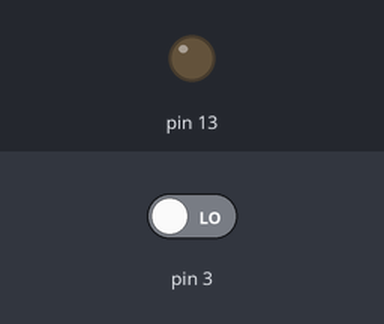
Recording of a sketch running on a simulated Arduino Uno, built with avr-gcc and run on an emulated ATmega328P. On the bench: output pins drawn as LEDs (lit = HIGH). Inputs (shaded band) come from the test bench; at power-on: pin 3 LOW.

Above: at 1.2 s.
1.3 s: pin 3 driven HIGH
At 2.0 s:
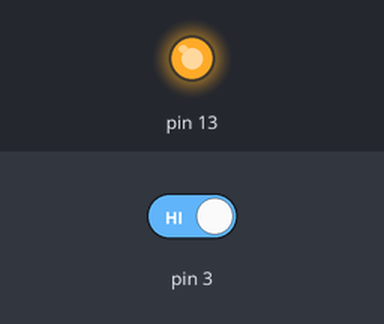
4.3 s: pin 3 driven LOW
At 5.4 s:
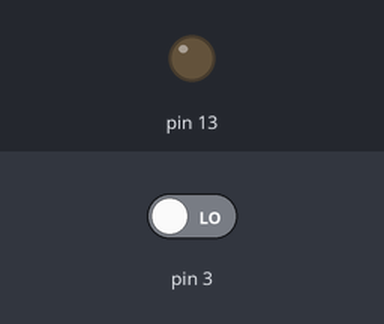
Timing chart, 0 to 7.3 s (numbered marks = the images above; inputs shaded):
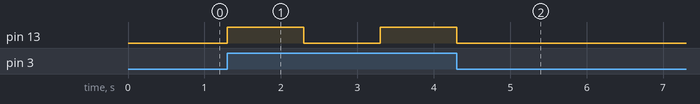

The sketch:

BlinkButton.ino
```cpp
void setup()                //функция установки/настройки, запускается один раз
{                           //открывающая фигурная скобка функции
  pinMode(13, OUTPUT);      //настройка 13-го пина на выход (светодиод)
  pinMode(3, INPUT);        //настройка 3-го пина на вход (сигнал с кнопки)
}                           //закрывающая фиг. скобка

void loop()                 //циклическая функция, работает бесконечно после функции настройки
{                           //открывающая скобка функции
  if(digitalRead(3) == 1)   //условный оператор if (если считанное с порта 3 значение равно 1, то..)
  {                         //открывающая скобка опреатора
    digitalWrite(13, HIGH); //подать на выход 13 сигнал высокого уровня
    delay(1000);            //задержка работы мк на 1000мс = 1с
    digitalWrite(13, LOW);  //подать на выход 13 сигнал низкого уровня
    delay(1000);            //задержка работы мк на 1с
  }
}
```

Measured:
- after the input at 1.3 s, pin 13: LOW → HIGH at once, → LOW 1.0 s later, → HIGH 1.0 s later
- after the input at 4.3 s, pin 13: goes on until 4.3 s, then stays LOW
